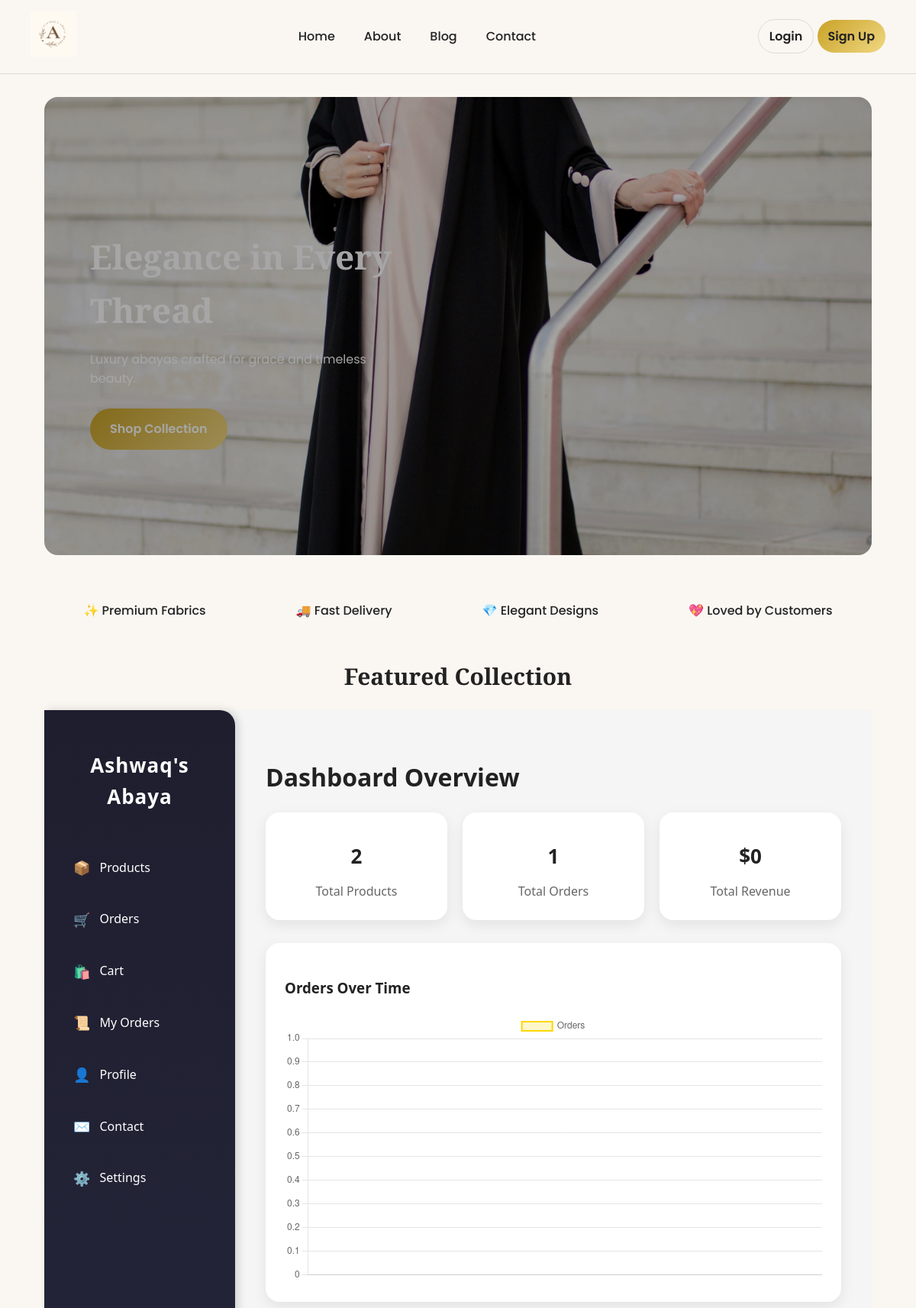
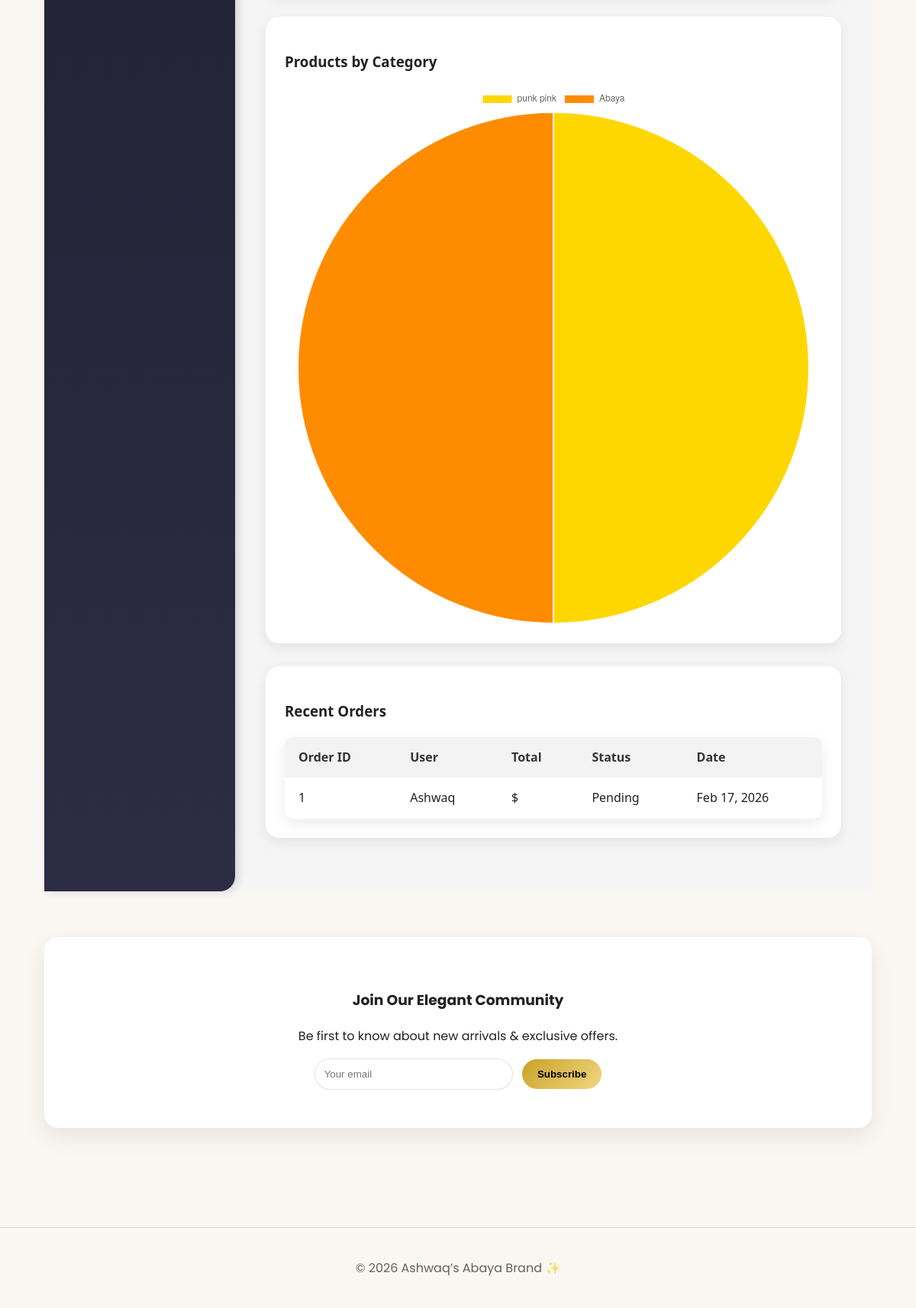
The page /dashboard/ (signed in) on the database its author committed (2 pictures, top to bottom).
### orders/models.py (models this page shows, shortened)
class Order(models.Model):
    STATUS_CHOICES = [
        ('Pending', 'Pending'),
        ('Shipped', 'Shipped'),
        ('Delivered', 'Delivered'),
    ]
    user = models.ForeignKey(
        User,
        on_delete=models.SET_NULL,
        null=True,
        blank=True,
        related_name="orders"
    )
    full_name = models.CharField(max_length=150, blank=True, default="Guest")
    email = models.EmailField(blank=True, default="guest@example.com")
    phone_number = models.CharField(max_length=20, blank=True, default="N/A")
    address = models.CharField(max_length=255, blank=True, default="N/A")
    city = models.CharField(max_length=100, blank=True, default="N/A")
    status = models.CharField(max_length=20, choices=STATUS_CHOICES, default='Pending')
    created_at = models.DateTimeField(auto_now_add=True)
    paid = models.BooleanField(default=False)
    ordered = models.BooleanField(default=False)

### store/views.py (the view)
# urls.py: path('dashboard/', views.dashboard, name='dashboard'),
@login_required
def dashboard(request):
    total_products = Product.objects.count()
    total_orders = Order.objects.count()
    total_revenue = OrderItem.objects.filter(order__ordered=True).aggregate(
        total=Sum(F('product__price') * F('quantity'))
    )['total'] or 0
    last_week = now() - timedelta(days=7)
    from django.db.models.functions import TruncDate
    orders = Order.objects.filter(created_at__gte=last_week).annotate(
        day=TruncDate('created_at')
    ).values('day').annotate(count=Count('id')).order_by('day')
    orders_over_time = {
        "labels": [o['day'].strftime("%b %d") for o in orders],
        "values": [o['count'] for o in orders]
    }
    categories = Category.objects.annotate(num_products=Count('products'))  # Make sure 'products' matches your related_name
    categories_count = {
        "labels": [c.name for c in categories],
        "values": [c.num_products for c in categories]
    }
    recent_orders = Order.objects.order_by('-created_at')[:5]
    context = {
        'total_products': total_products,
        'total_orders': total_orders,
        'total_revenue': total_revenue,
        'orders_over_time': orders_over_time,
        'categories_count': categories_count,
        'recent_orders': recent_orders,
    }
    return render(request, 'dashboard/dashboard_base.html', context)

### templates/dashboard/dashboard_base.html (shortened to what this page needs)
{% extends "base.html" %}
{% block content %}
<div class="dashboard-container">
    <div class="sidebar">
        <h2>Ashwaq's Abaya</h2>
      <nav class="sidebar-nav">
    <a href="{% url 'product_list' %}"><span class="icon">📦</span> Products</a>
    <a href="{% url 'my_orders' %}"><span class="icon">🛒</span> Orders</a>
    <a href="{% url 'cart_detail' %}"><span class="icon">🛍️</span> Cart</a>
    <a href="{% url 'my_orders' %}"><span class="icon">📜</span> My Orders</a>
    <a href="{% url 'profile' %}"><span class="icon">👤</span> Profile</a>
    <a href="{% url 'contact' %}"><span class="icon">✉️</span> Contact</a>
    <a href="{% url 'settings' %}"><span class="icon">⚙️</span> Settings</a>
</nav>
    </div>
    <div class="main-content">
        <h1>Dashboard Overview</h1>
        <div class="dashboard-cards">
            <div class="card">
                <h2>{{ total_products }}</h2>
                <p>Total Products</p>
            </div>
            <div class="card">
                <h2>{{ total_orders }}</h2>
                <p>Total Orders</p>
            </div>
            <div class="card">
                <h2>${{ total_revenue }}</h2>
                <p>Total Revenue</p>
            </div>
        </div>
        <div class="chart-container">
            <h3>Orders Over Time</h3>
            <canvas id="ordersLineChart"></canvas>
        </div>
        <div class="chart-container">
            <h3>Products by Category</h3>
            <canvas id="categoriesPieChart"></canvas>
        </div>
        <div class="chart-container">
            <h3>Recent Orders</h3>
            <table>
                <thead>
                    <tr>
                        <th>Order ID</th>
                        <th>User</th>
                        <th>Total</th>
                        <th>Status</th>
                        <th>Date</th>
                    </tr>
                </thead>
                <tbody>
                    {% for order in recent_orders %}
                    <tr>
                        <td>{{ order.id }}</td>
                        <td>{{ order.user.username }}</td>
                        <td>${{ order.get_total }}</td>
                        <td>{{ order.ordered|yesno:"Completed,Pending" }}</td>
                        <td>{{ order.created_at|date:"M d, Y" }}</td>
                    </tr>
                    {% endfor %}
                </tbody>
            </table>
        </div>
    </div>
</div>
<script>
const ordersData = {{ orders_over_time|safe }};
const categoriesData = {{ categories_count|safe }};
// Orders Line Chart
const ctx1 = document.getElementById('ordersLineChart').getContext('2d');
new Chart(ctx1, {
    type: 'line',
    data: {
        labels: ordersData.labels,
        datasets: [{
            label: 'Orders',
            data: ordersData.values,
            backgroundColor: 'rgba(255, 215, 0, 0.2)',
            borderColor: 'rgba(255, 215, 0, 1)',
            borderWidth: 2,
            tension: 0.3
        }]
    },
    options: { responsive: true }
});
// Categories Pie Chart
const ctx2 = document.getElementById('categoriesPieChart').getContext('2d');
new Chart(ctx2, {
    type: 'pie',
    data: {
        labels: categoriesData.labels,
        datasets: [{
            label: 'Products by Category',
            data: categoriesData.values,
            backgroundColor: [
                '#FFD700', '#FF8C00', '#FF69B4', '#8A2BE2', '#00CED1', '#3CB371'
            ]
        }]
    },
    options: { responsive: true }
});
</script>
{% endblock %}

### templates/dashboard/dashboard_base.html (style rules this page uses)
.dashboard-container { display: flex; min-height: 100vh; background: #f5f5f5; font-family: 'Segoe UI', sans-serif; }
.sidebar { width: 250px; background: linear-gradient(180deg, #1e1e2f 0%, #2c2c44 100%); color: #fff; padding: 30px 20px; flex-shrink: 0; display: flex; flex-direction: column; align-items: center; box-shadow: 4px 0 12px rgba(0,0,0,0.15); border-radius: 0 20px 20px 0; }
.sidebar h2 { font-size: 26px; margin-bottom: 30px; text-align: center; letter-spacing: 1px; }
.sidebar-nav { width: 100%; }
.sidebar-nav a { display: flex; align-items: center; color: #fff; text-decoration: none; margin: 15px 0; padding: 12px 18px; border-radius: 12px; transition: all 0.3s ease; font-size: 16px; }
.sidebar-nav .icon { margin-right: 12px; font-size: 18px; }
.main-content { flex: 1; padding: 40px; }
.dashboard-cards { display: flex; gap: 20px; flex-wrap: wrap; margin-bottom: 30px; }
.card { flex: 1 1 220px; background: #fff; padding: 25px; border-radius: 18px; box-shadow: 0 6px 18px rgba(0, 0, 0, 0.08); text-align: center; transition: transform 0.3s ease, box-shadow 0.3s ease; }
.card h2 { font-size: 26px; margin: 12px 0; }
.card p { color: #666; margin: 0; font-weight: 500; }
.chart-container { background: #fff; padding: 25px; border-radius: 18px; margin-bottom: 30px; box-shadow: 0 6px 18px rgba(0, 0, 0, 0.08); }
table { width: 100%; border-collapse: collapse; background: #fff; border-radius: 12px; overflow: hidden; box-shadow: 0 6px 18px rgba(0, 0, 0, 0.08); }
th, td { padding: 14px 18px; text-align: left; }
th { background: #f3f3f3; color: #333; }

### rows shown on the page
Order: id "1", user.username "Ashwaq", ordered "Pending", created_at "Feb 17, 2026"

### other values the page prints
{{ total_products }} "2"
{{ total_orders }} "1"
{{ total_revenue }} "0"
chart data {{ categories_count|safe }} {'labels': ['punk pink', 'Abaya'], 'values': [1, 1]}
